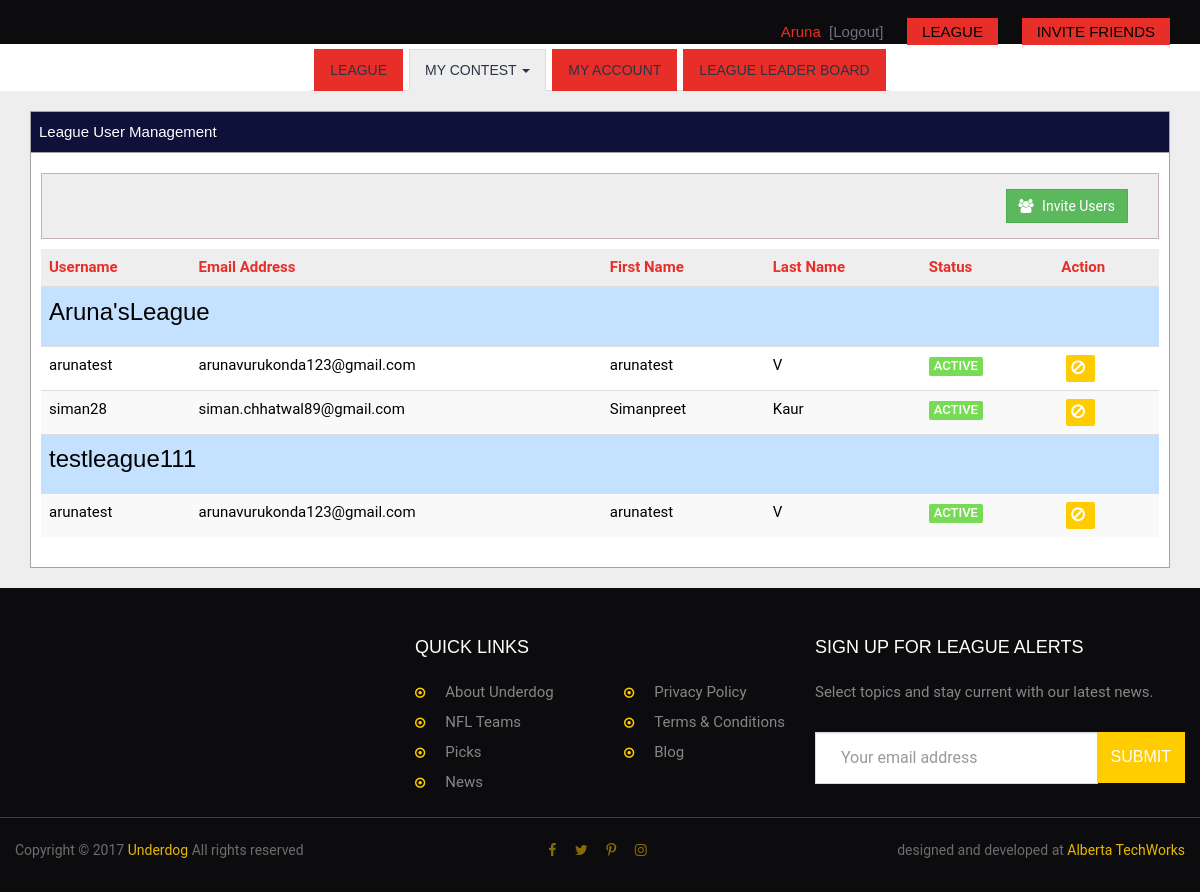
Screenshot of /manage_league_users.php (signed in) with the database file from the repository.
### tables this page shows
CREATE TABLE `league` (
  `id` int(11) NOT NULL AUTO_INCREMENT,
  `league_name` varchar(65) NOT NULL,
  `min_entries` int(11) NOT NULL,
  `prizes` int(11) NOT NULL,
  `entry_fee` int(11) NOT NULL,
  `tot_sizes` int(11) NOT NULL,
  `start_date` datetime NOT NULL,
  `end_date` datetime NOT NULL,
  `inputBody` text NOT NULL,
  `added_user` int(11) NOT NULL,
  `added_date` datetime NOT NULL,
  `status` int(1) NOT NULL,
  PRIMARY KEY (`id`)
);

CREATE TABLE `invites` (
  `id` int(11) NOT NULL AUTO_INCREMENT,
  `league_id` int(11) NOT NULL,
  `send_user` int(11) NOT NULL,
  `receiver_email` text NOT NULL,
  `token` varchar(65) NOT NULL,
  `accepted` int(1) NOT NULL,
  `leader_accept` int(11) NOT NULL,
  `sent_on` datetime NOT NULL,
  PRIMARY KEY (`id`)
);

CREATE TABLE `users` (
  `id` int(11) NOT NULL AUTO_INCREMENT,
  `league_id` int(11) NOT NULL,
  `invited_by` int(11) NOT NULL,
  `first_name` varchar(15) NOT NULL,
  `last_name` varchar(15) NOT NULL,
  `username` varchar(30) NOT NULL,
  `password` varchar(65) NOT NULL,
  `middile_name` varchar(15) NOT NULL,
  `gender` varchar(6) NOT NULL,
  `dob` date NOT NULL,
  `email` varchar(65) NOT NULL,
  `added_from` varchar(65) NOT NULL,
  `added_date` datetime NOT NULL,
  `status` int(1) NOT NULL,
  `login_type` int(1) NOT NULL,
  `user_confirm` int(11) NOT NULL,
  PRIMARY KEY (`id`)
);

### manage_league_users.php (the view, shortened to what this page needs)
<!DOCTYPE html>
<html lang="en">
  <head>
    <link href="css/bootstrap.css" rel="stylesheet">
	<link href="css/font-awesome.css" rel="stylesheet">
	<link href="css/animate.css" rel="stylesheet">
	<link href="css/style.css" rel="stylesheet">
	<link href="css/jquery.bxslider.css" rel="stylesheet">
	<link href="css/responsiveslides.css" rel="stylesheet">
     <link href="css/datatables.min.css" rel="stylesheet">
  </head>
  <body>
<header class="innerpage-header">
		<?php include('innerpage_header.php'); ?>
	</header>
	<section class="inner-menu">
		<?php include('inner_menu.php');  ?>
	</section>
	<section class="tab-content-space">
		<div class="row">
			<div class="col-lg-12">
				<div class="form-label-head">League User Management</div>
				<div class="form-box">
					<div class="top-search-bar clearfix">
						<div class="col-lg-6 text-left">
						</div>
						<div class="col-lg-6 text-right">
                           <a href="invite.php"> <button type="button" class="btn btn-success"><i class="fa fa-users" aria-hidden="true"></i> Invite Users</button></a>
						</div>
					</div>
					<div class="admin-table table-responsive">
						<table class="table table-admin-style table-striped"  id="myTable">
							<thead>
							  <tr>
								<th>Username</th>
								<th>Email Address</th>
								<th>First Name</th>
								<th>Last Name</th>
								<th>Status</th>
                                <th>Action</th>
							  </tr>
							</thead>
							<tbody>
                            <?php
							$sql=@mysql_query("select * from league  where added_user='".$_SESSION['user_id']."'");
							while($data=@mysql_fetch_array($sql))
							{
							 $league_id=$data['id'];
							 ?>
                              <tr><td colspan="6"  style="background-color: #C4E1FF"><h2 style="color:#000;"><?php echo $data['league_name']; ?></h2></td></tr>
                             <?php
								$leagueUser=@mysql_query("select * from invites where league_id='$league_id' and accepted=1");
								if(@mysql_num_rows($leagueUser)>0){
								while($leagueData=@mysql_fetch_array($leagueUser)){
									$receiver_email=$leagueData['receiver_email'];
									$leader_accept=$leagueData['leader_accept'];
									$userSql=@mysql_query("select * from users  where email='$receiver_email' ");
									$userDt=@mysql_fetch_array($userSql);
									$userstatus=$userDt['status'];
									$user_confirm=$userDt['user_confirm'];
									$l_user_id=$userDt['id'];
							if($leader_accept==1)
									{
							 if($user_confirm=='1')
								{
									  if($userstatus==1)
										{
											$approveStatus='Active';
											$userclass='active-user';
											$action=1;
											$data_tooltip='Block';
										}
										else
										{
											$approveStatus='Blocked By Admin';
											$userclass='inactive-user';
											$action=0;
											$data_tooltip='Blocked By Admin';
										}
								}
								else
								{
									        $approveStatus='Incomplete Registration';
											$userclass='inactive-user';
											$action=0;
											$data_tooltip='Incomplete Registration';
								}
									}
									else
									{
										$approveStatus='Blocked for this league';
										$userclass='inactive-user';
										$action=1;
										$data_tooltip='Activate';
									}
								if($l_user_id!=$_SESSION['user_id']){
							?>
							  <tr>
								<td><?php echo $userDt['username']; ?></td>
								<td><?php echo $userDt['email']; ?></td>
								<td><?php echo $userDt['first_name']; ?></td>
								<td><?php echo $userDt['last_name']; ?></td>
                               <td>  <span class="<?php echo $userclass; ?>"><?php echo $approveStatus; ?></span></td>
                                <td >
                             <?php if(($leader_accept==1)&&($userstatus==1)){  ?>
                                <a href="#" data-toggle="modal"  data-target="#remove-league-user" class="edit-btn del_league_user" data-id="<?php echo $league_id; ?>" data-user="<?php echo $userDt['email']; ?>" data-tooltip="<?php echo $data_tooltip; ?>" > <span class="fa fa-ban"></span></a>
                                <?php }  ?>
                                </td>
							  </tr>
<?php }} }else { ?>
<tr><td colspan="6" align="center">Not joined any users till now for this league</td></tr>
<?php } } ?>
							</tbody>
						</table>
					</div>
				</div>
			</div>
		</div>
	</section>
	 <footer>
		<?php include('footer.php'); ?>
	</footer>
  </body>
</html>

### css/style.css (style rules this page uses)
html, body, div, span, applet, object, iframe, h1, h2, h3, h4, h5, h6, p, blockquote, pre, a, abbr, acronym, address, big, cite, code, del, dfn, em, img, ins, kbd, q, s, samp, small, strike, strong, sub, sup, tt, var, b, u, i, center, dl, dt, dd, ol, ul, li, fieldset, form, label, legend, table, caption, tbody, tfoot, thead, tr, th, td, article, aside, canvas, details, embed, figure, figcaption, footer, header, hgroup, menu, nav, output, ruby, section, summary, time, mark, audio, video { margin: 0; padding: 0; border: 0; vertical-align: baseline; }
article, aside, details, figcaption, figure, footer, header, hgroup, menu, nav, section { display: block; }
body { line-height: 1; }
table { border-collapse: collapse; border-spacing: 0; }
.btn { border-radius:0px; }
body { margin:0; padding:0; font-family: 'Roboto', sans-serif; font-size:15px; color:#000; font-weight:400; line-height:24px; background:#EEEEEE; text-rendering: optimizeLegibility; font-smoothing: antialiased; -moz-font-smoothing: antialiased; -webkit-font-smoothing: antialiased; }
footer { background:#0c0c0e; padding-top:30px; padding-bottom:30px; color: rgba(255,255,255,.5); }
h2 { font-family: 'Oswald', sans-serif; font-size:24px; color:#373542; line-height:32px; padding-bottom:10px; }
.inner-menu { background:#fff; text-align:center; max-height:47px; }
.tab-content-space { padding-top:20px; padding-bottom:20px; }
.innerpage-header { background:#0c0c0e; }
.form-box { padding:10px; border:1px solid #A4A4A4; background:#fff; border-top:0px none; }
.form-label-head { padding:8px; background:#0E123A; width:100%; border:1px solid #A4A4A4; font-family: 'Oswald', sans-serif; color:#fff; }
.admin-table > table.table > thead > tr > th { background:#EEEEEE; color:#E72E29; }
.admin-table > table.table > tbody > tr > td a { color:#E72E29; font-weight:500; }
.admin-table > table.table > tbody > tr > td span { color:#D1A700; margin-right:5px; }
.active-user { display:inline-block; padding-left:5px; padding-right:5px; background:#78DB56; font-size:13px; font-weight:500; color:#fff !important; text-align:center; text-transform:uppercase; border-radius:2px; }
.edit-btn { display:inline-block; padding-top:2px; padding-bottom:2px; padding-left:5px; padding-right:0px; background:#FFCC00; font-size:16px; font-weight:500; color:#fff !important; text-align:center; text-transform:uppercase; border-radius:2px; margin-left:5px; margin-right:5px; }
.edit-btn span { color:#fff !important; }
.top-search-bar { margin-top:10px; margin-bottom:10px; padding:15px; background:#EEEEEE; border:1px solid #C5B3B3; }
[data-tooltip] { position: relative; z-index: 2; cursor: pointer; }
[data-tooltip]:before, [data-tooltip]:after { visibility: hidden; -ms-filter: "progid:DXImageTransform.Microsoft.Alpha(Opacity=0)"; filter: progid: DXImageTransform.Microsoft.Alpha(Opacity=0); opacity: 0; pointer-events: none; }
[data-tooltip]:before { position: absolute; bottom: 150%; left: 50%; margin-bottom: 5px; margin-left: -80px; padding: 7px; width: 140px; -webkit-border-radius: 3px; -moz-border-radius: 3px; border-radius: 3px; background-color: #000; background-color: hsla(0, 0%, 20%, 0.9); color: #fff; content: attr(data-tooltip); text-align: center; font-size: 12px; line-height: 1.2; }
[data-tooltip]:after { position: absolute; bottom: 150%; left: 50%; margin-left: -5px; width: 0; border-top: 5px solid #000; border-top: 5px solid hsla(0, 0%, 20%, 0.9); border-right: 5px solid transparent; border-left: 5px solid transparent; content: " "; font-size: 0; line-height: 0; }
.fa { padding-right:5px; }

### rows the page displays
league: league_name "Aruna'sLeague"
invites: users.username "arunatest", users.email "arunavurukonda123@gmail.com", users.first_name "arunatest", users.last_name "V", users.status "ACTIVE"
invites: users.username "siman28", users.email "siman.chhatwal89@gmail.com", users.first_name "Simanpreet", users.last_name "Kaur", users.status "ACTIVE"
league: league_name "testleague111"
invites: users.username "arunatest", users.email "arunavurukonda123@gmail.com", users.first_name "arunatest", users.last_name "V", users.status "ACTIVE"

### other values shown
$_SESSION['first_name'] "Aruna"
